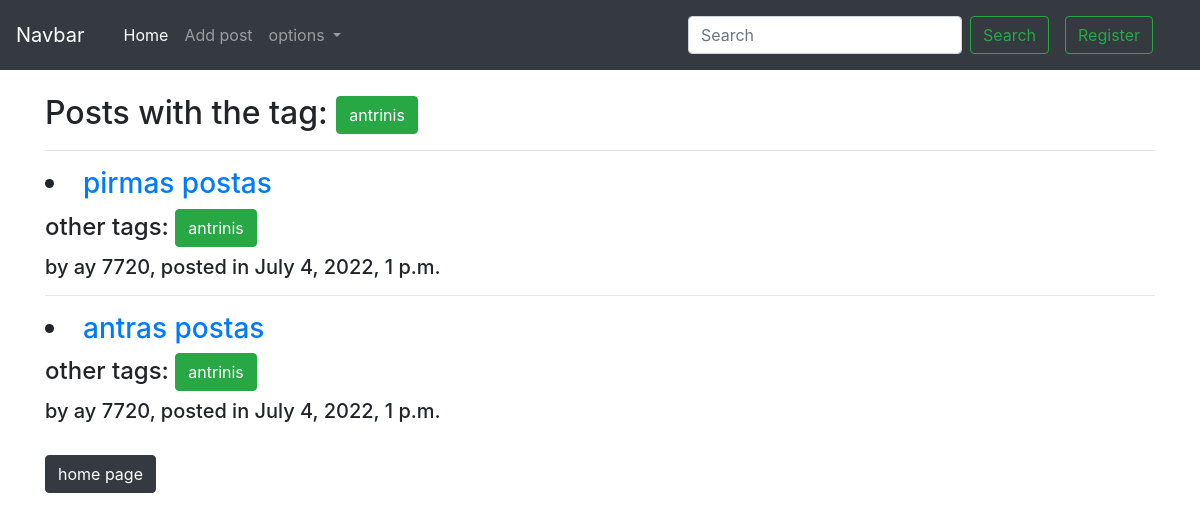
/tags/2, run on an earlier commit of the app's database.
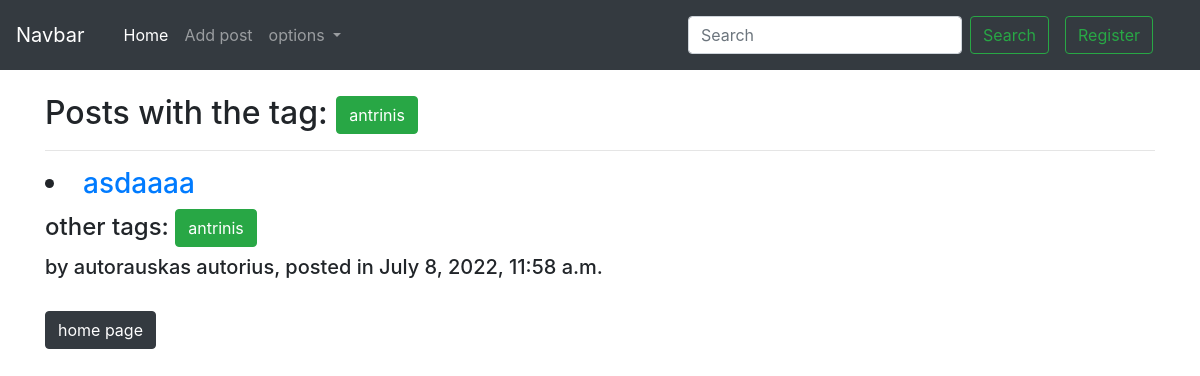
And on a later commit of the database.
### CCiongo/models.py (models this page shows, shortened)
class Puslapis(models.Model):
    title = models.CharField(max_length=200)
    author = models.ForeignKey('Author', on_delete=models.SET_NULL, null=True)
    tag = models.ManyToManyField(Tagg, related_name='posts')
    content = models.TextField()
    date_created = models.DateTimeField(auto_now_add=True ,null =True)

class Tagg(models.Model):
    name = models.CharField('tagg', max_length=100)

class Author(models.Model):
    first_name = models.CharField('Vardas', max_length=100)
    last_name = models.CharField('Pavardė', max_length=100)
    description = HTMLField()
    def __str__(self):
        return f'{self.last_name} {self.first_name}'
    class Meta:
        verbose_name = 'Author'
        verbose_name_plural = 'Authors'

### CCiongo/views.py (the view)
# urls.py: path('tags/<int:pk>', TagView.as_view(), name = "tagg"),
class TagView(DetailView):
    model = Tagg
    template_name = 'taggs.html'

### CCiongo/templates/taggs.html
{% extends 'base.html' %}
{% block content %}
<br>
<h2>Posts with the tag:  <small class="btn btn-success">{{ object.name }}</small></h2>
{% for post in object.posts.all %}
<hr>
<h3><li><a href="{% url 'blog' post.pk %}">{{ post.title }}</a></h3><h4>other tags: <small class="btn btn-success">{{ object.name }}</small>
</h4><h5>by {{ post.author }}, posted in {{ post.date_created }}</h5></li>
{% endfor %}
<div><br><a href="{% url 'home' %}" class="btn btn-dark">home page</a></div>
{% endblock %}

What changed in the data, as far as the page shows it:
removed Puslapis: title "pirmas postas", {{ object.name }} "antrinis", author "ay 7720", date_created "July 4, 2022, 1 p.m."
removed Puslapis: title "antras postas", {{ object.name }} "antrinis", author "ay 7720", date_created "July 4, 2022, 1 p.m."
added Puslapis: title "asdaaaa", {{ object.name }} "antrinis", author "autorauskas autorius", date_created "July 8, 2022, 11:58 a.m."
